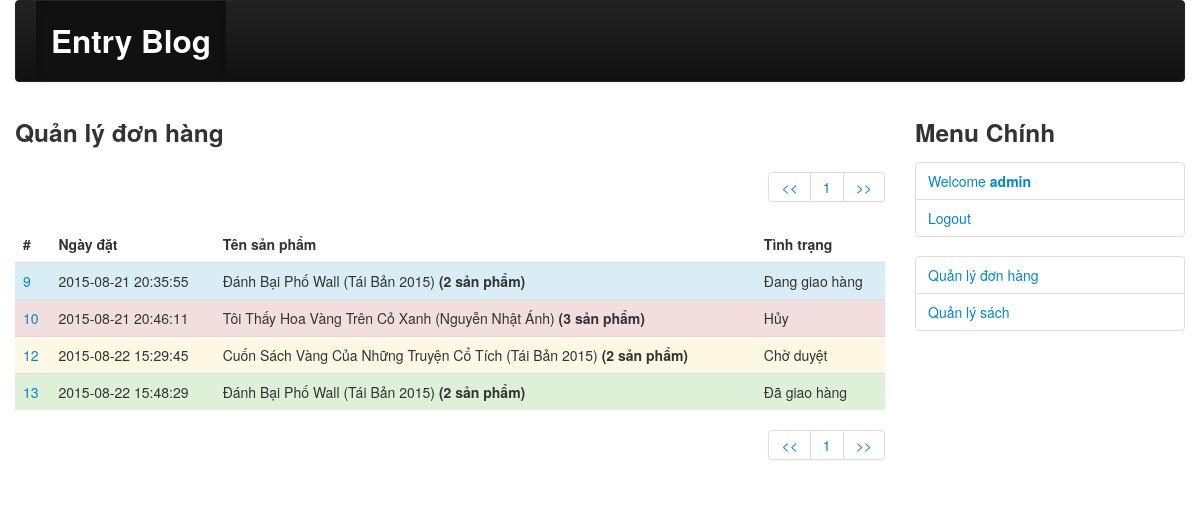
Screenshot of /admin/index.php?c=bill&m=list (signed in) with the database file from the repository.
### tables this page shows
CREATE TABLE IF NOT EXISTS `bills` (
  `id` int(10) unsigned NOT NULL AUTO_INCREMENT,
  `booked_date` datetime NOT NULL DEFAULT CURRENT_TIMESTAMP,
  `status` varchar(15) NOT NULL,
  `user_id` int(10) unsigned NOT NULL,
  PRIMARY KEY (`id`),
  KEY `fk_bill_of_user` (`user_id`)
);

### includes/common.php (called while the page is built, shortened)
<?php
function render($file, $data) {
    extract($data);
    include ROOT . DS . 'views' . DS . $file;
}

### admin/controllers/bill.php (called while the page is built, shortened)
<?php
function bill_list(){
	$data = array();
    $currentUser = adminLogged();
    if(isset($_GET['page'])){
        $page=$_GET['page'];
    }else{
        $page=0;
    }
    if($currentUser){
    	if($data['bills']=model('bill')->getTenBills($page)){
			foreach ($data['bills'] as $key => $bill) {
				$bill_detail=model('bill')->getBillDetails($bill['id']);
				$data['bills'][$key]['product']=model('book')->getSingle($bill_detail[0]['book_id'])['name'];
				$data['bills'][$key]['number']=count($bill_detail);
			}
			if(model('bill')->getCount()%10===0)
	            $data['pages'] = intval(model('bill')->getCount())/10;
	        else
	            $data['pages'] = intval(model('bill')->getCount()/10)+1;
	        $data['page'] = $page;
		}else if(!isLogged()){
			redirect('/index.php?c=admin&m=login');
		}else{
			$data['error']='Chưa có đơn hàng nào.';
		}
    }else{
    	$data['error']='Cần đăng nhập admin!';
    }
    $data['template_file'] = 'bill/list.php';
    render('layout.php', $data);
}

### admin/index.php (called while the page is built, shortened)
<?php
require ROOT . DS . '..' . DS . 'includes' . DS . 'common.php';
$controller = empty($_GET['c']) ? 'admin' : strtolower($_GET['c']);
$method = empty($_GET['m']) ? 'index' : strtolower($_GET['m']);
$c_file = ROOT . DS . 'controllers' . DS . $controller . '.php';
$m_func = $controller . '_' . $method;
if (is_readable($c_file)) {
    call_user_func($m_func);
} else {
    die("Page not found !");
}

### includes/db.php (called while the page is built, shortened)
<?php
function db_get_all($sql) {
    $result = mysql_query($sql);
    $data = array();
    if ($result) {
        while ($row = mysql_fetch_assoc($result)) {
            $data[] = $row;
        }
    }
    return $data;
}

### admin/models/bill.php (called while the page is built, shortened)
<?php
class Bill extends Model {
    public function getTenBills($page){
    	$sql="SELECT * FROM bills LIMIT 10 OFFSET ".$page*10;
    	return db_get_all($sql);
    }
}

### admin/views/bill/list.php (the view, shortened to what this page needs)
<h3>Quản lý đơn hàng</h3>
<div class="pagination text-right">
  <ul>
    <li><a href="/admin/index.php?c=bill&m=list&page=<?php if($page==0){echo 0;}else{echo $page-1;} ?>"><<</a></li>
    <?php for ($i=1; $i<=$pages ; $i++): ?>
        <li><a href="/admin/index.php?c=bill&m=list&page=<?php echo $i-1 ?>"><?php echo $i ?></a></li>
    <?php endfor; ?>
    <li><a href="/admin/index.php?c=bill&m=list&page=<?php if($page==$pages-1){echo $pages-1;}else{echo $page+1;} ?>">>></a></li>
  </ul>
</div>
<?php if(isset($bills)): ?>
	<table class="table">
		<thead>
			<th>#</th>
			<th>Ngày đặt</th>
			<th>Tên sản phẩm</th>
			<th>Tình trạng</th>
		</thead>
	<?php foreach ($bills as $b): ?>
		<tr <?php switch ($b['status']) {
			case 'Chờ duyệt':
				echo "class='warning'";
				break;
			case 'Đang giao hàng':
				echo "class='info'";
				break;
			case 'Đã giao hàng':
				echo "class='success'";
				break;
			case 'Hủy':
				echo "class='error'";
				break;
		} ?>>
			<td><a href="index.php?c=bill&m=detail&id=<?php echo $b['id'] ?>"><?php echo $b['id'] ?></a></td>
			<td><?php echo $b['booked_date'] ?></td>
			<td><?php echo $b['product']; if($b['number']>1){echo ' <strong>('.$b['number'].' sản phẩm)</strong>';} ?></td>
			<td><?php echo $b['status'] ?></td>
		</tr>
	<?php endforeach; ?>
	</table>
<?php endif; ?>
<div class="pagination text-right">
  <ul>
    <li><a href="/admin/index.php?c=bill&m=list&page=<?php if($page==0){echo 0;}else{echo $page-1;} ?>"><<</a></li>
    <?php for ($i=1; $i<=$pages ; $i++): ?>
        <li><a href="/admin/index.php?c=bill&m=list&page=<?php echo $i-1 ?>"><?php echo $i ?></a></li>
    <?php endfor; ?>
    <li><a href="/admin/index.php?c=bill&m=list&page=<?php if($page==$pages-1){echo $pages-1;}else{echo $page+1;} ?>">>></a></li>
  </ul>
</div>

### styles/css/styles.css (style rules this page uses)
.text-right { text-align: right !important; }

### rows the page displays
bills: id "9", booked_date "2015-08-21 20:35:55", product "Đánh Bại Phố Wall (Tái Bản 2015)", number "2", status "Đang giao hàng"
bills: id "10", booked_date "2015-08-21 20:46:11", product "Tôi Thấy Hoa Vàng Trên Cỏ Xanh (Nguyễn Nhật Ánh)", number "3", status "Hủy"
bills: id "12", booked_date "2015-08-22 15:29:45", product "Cuốn Sách Vàng Của Những Truyện Cổ Tích (Tái Bản 2015)", user "2", status "Chờ duyệt"
bills: id "13", booked_date "2015-08-22 15:48:29", product "Đánh Bại Phố Wall (Tái Bản 2015)", user "2", status "Đã giao hàng"

### other values shown
$logged['username'] "admin"
